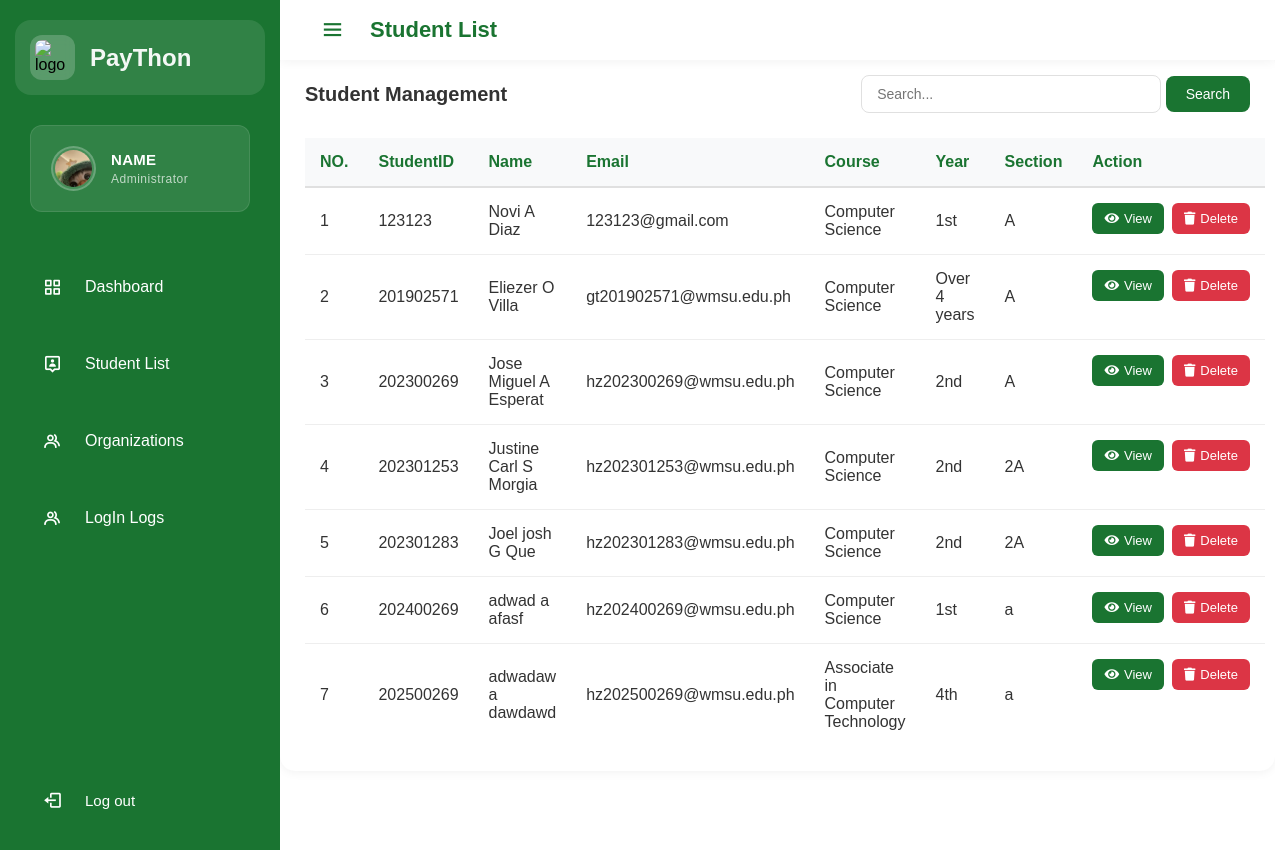
/studentlist.php, run on the app's committed database.
### tables this page shows
CREATE TABLE `account` (
  `StudentID` int(11) NOT NULL,
  `first_name` varchar(255) NOT NULL,
  `last_name` varchar(255) NOT NULL,
  `MI` varchar(11) NOT NULL,
  `WmsuEmail` varchar(255) NOT NULL,
  `Password` varchar(255) NOT NULL,
  `role` enum('student','staff','admin','') NOT NULL,
  `Course` enum('Computer Science','Information Technology','Associate in Computer Technology','Application Development') NOT NULL,
  `Year` enum('1st','2nd','3rd','4th','Over 4 years','') NOT NULL,
  `Section` varchar(255) NOT NULL,
  `isstaff` smallint(6) NOT NULL,
  `isadmin` smallint(6) NOT NULL
);

### account.class.php (called while the page is built, shortened)
<?php
require_once "database.class.php";
class Account{
    protected $db;
    function __construct() {
        $this->db = new Database();
    }
    function viewAccounts() {
        $sql = "SELECT * from account";
        $qry = $this->db->connect()->prepare($sql);
        if ($qry -> execute()){
            $data = $qry->fetchAll();
        }
        return $data;
      }
}

### database.class.php (called while the page is built, shortened)
<?php
class Database {
    function connect() {
        try {
            $this->db = new PDO("mysql:host=localhost;dbname=PMS1", "root", "");
            $this->db->setAttribute(PDO::ATTR_ERRMODE, PDO::ERRMODE_EXCEPTION);
            return $this->db;
        } catch(PDOException $e) {
            die("Database connection failed: " . $e->getMessage());
        }
    }
}
?>

### studentlist.php (the view, shortened to what this page needs)
<?php
require_once "account.class.php";
?>
<!DOCTYPE html>
<html lang="en">
<head>
    <link rel="stylesheet" href="css/navbar.css">
    <link rel="stylesheet" href="css/studentlist.css">
    <link href='https://unpkg.com/boxicons@2.0.7/css/boxicons.min.css' rel='stylesheet'>
    <link rel="stylesheet" href="https://cdnjs.cloudflare.com/ajax/libs/font-awesome/5.15.4/css/all.min.css">
</head>
<body>
    <?php include 'navbar.php'; ?>
    <section class="home-section">
        <div class="home-content">
            <div class="table-container">
                <div class="table-header">
                    <h2>Student Management</h2>
                    <div class="search-filter">
                        <form method="POST">
                            <input
                                type="text"
                                name="searchQuery"
                                id="searchBar"
                                placeholder="Search..."
                                class="search-bar"
                                value="<?= isset($_POST['searchQuery']) ? htmlspecialchars($_POST['searchQuery']) : '' ?>"
                            >
                            <button type="submit" class="search-button">Search</button>
                        </form>
                    </div>
                </div>
                <table id="studentTable" class="custom-table">
                    <thead>
                        <tr>
                            <th>NO.</th>
                            <th>StudentID</th>
                            <th>Name</th>
                            <th>Email</th>
                            <th>Course</th>
                            <th>Year</th>
                            <th>Section</th>
                            <th>Action</th>
                        </tr>
                    </thead>
                    <tbody>
                        <?php
                        $account = new Account;
                        if ($_SERVER['REQUEST_METHOD'] === 'POST' && isset($_POST['searchQuery'])) {
                            $searchQuery = trim($_POST['searchQuery']);
                            $accInfo = $account->searchAccounts($searchQuery);
                        } else {
                            $accInfo = $account->viewAccounts();
                        }
                        if (empty($accInfo)) {
                        ?>
                        <tr>
                            <td colspan="8">
                                <p class="search">No Student Information</p>
                            </td>
                        </tr>
                        <?php
                        } else {
                            $i = 1;
                            foreach ($accInfo as $arr) {
                        ?>
                        <tr>
                            <td><?= $i ?></td>
                            <td><?= htmlspecialchars($arr['StudentID']) ?></td>
                            <td><?= htmlspecialchars($arr['first_name']) . " " . htmlspecialchars($arr['MI']) . " " . htmlspecialchars($arr['last_name']) ?></td>
                            <td><?= htmlspecialchars($arr['WmsuEmail']) ?></td>
                            <td><?= htmlspecialchars($arr['Course']) ?></td>
                            <td><?= htmlspecialchars($arr['Year']) ?></td>
                            <td><?= htmlspecialchars($arr['Section']) ?></td>
                            <td class="table-actions">
                                <button class="table-btn btn-view view-status-btn" data-student-id="<?=$arr['StudentID']?>">
                                    <i class="fas fa-eye"></i> View
                                </button>
                                <form method="POST" action="delete_account.php" style="display: inline;">
                                    <button type="submit" class="table-btn btn-delete">
                                        <i class="fas fa-trash"></i> Delete
                                    </button>
                                </form>
                            </td>
                        </tr>
                        <?php
                                $i++;
                            }
                        }
                        ?>
                    </tbody>
                </table>
            </div>
        </div>
    </section>
</body>
</html>

### css/navbar.css (style rules this page uses)
* { margin: 0; padding: 0; box-sizing: border-box; font-family: 'Poppins', sans-serif; }
.home-section { position: relative; min-height: 100vh; width: calc(100% - 280px); left: 280px; transition: all 0.3s ease; }
.sidebar, .home-section, .home-section nav, .log_out { transition: all 0.3s cubic-bezier(0.4, 0, 0.2, 1); }

### css/studentlist.css (style rules this page uses)
.table-container { background: white; border-radius: 15px; padding: 25px; box-shadow: 0 2px 10px rgba(0, 0, 0, 0.05); margin-top: 50px; }
.table-header { display: flex; justify-content: space-between; align-items: center; margin-bottom: 25px; }
.table-header h2 { color: #333; font-size: 20px; font-weight: 600; }
.search-filter { display: flex; gap: 15px; }
.search-bar { padding: 10px 15px; border: 1px solid #e0e0e0; border-radius: 8px; width: 300px; font-size: 14px; transition: all 0.3s ease; }
.search-button { padding: 10px 20px; background: #1a7431; color: white; border: none; border-radius: 8px; cursor: pointer; font-size: 14px; transition: all 0.3s ease; }
.custom-table { width: 100%; border-collapse: collapse; }
.custom-table thead th { background: #f8f9fa; padding: 15px; text-align: left; font-weight: 600; color: #1a7431; border-bottom: 2px solid #e0e0e0; white-space: nowrap; }
.custom-table tbody tr { border-bottom: 1px solid #eee; transition: background-color 0.3s ease; }
.custom-table tbody tr:last-child { border-bottom: none; }
.custom-table td { padding: 15px; color: #333; }
.table-actions { display: flex; gap: 8px; white-space: nowrap; }
.table-btn { padding: 8px 12px; border: none; border-radius: 6px; font-size: 13px; cursor: pointer; display: flex; align-items: center; gap: 5px; transition: all 0.3s ease; }
.btn-view { background: #1a7431; color: white; }
.btn-delete { background: #dc3545; color: white; }

### css/staffbar.css (style rules this page uses)
* { margin: 0; padding: 0; box-sizing: border-box; font-family: 'Poppins', sans-serif; }
.home-section { position: relative; min-height: 100vh; width: calc(100% - 280px); left: 280px; transition: all 0.3s ease; }
.sidebar, .home-section, .home-section-nav, .log_out { transition: all 0.3s cubic-bezier(0.4, 0, 0.2, 1); }

### data on the page
account: StudentID "123123", first_name "Novi", MI "A", last_name "Diaz", WmsuEmail "123123@gmail.com", Course "Computer Science", Year "1st", Section "A"
account: StudentID "201902571", first_name "Eliezer", MI "O", last_name "Villa", WmsuEmail "gt201902571@wmsu.edu.ph", Course "Computer Science", Year "Over 4 years", Section "A"
account: StudentID "202300269", first_name "Jose Miguel", MI "A", last_name "Esperat", WmsuEmail "hz202300269@wmsu.edu.ph", Course "Computer Science", Year "2nd", Section "A"
account: StudentID "202301253", first_name "Justine Carl", MI "S", last_name "Morgia", WmsuEmail "hz202301253@wmsu.edu.ph", Course "Computer Science", Year "2nd", Section "2A"
account: StudentID "202301283", first_name "Joel josh", MI "G", last_name "Que", WmsuEmail "hz202301283@wmsu.edu.ph", Course "Computer Science", Year "2nd", Section "2A"
account: StudentID "202400269", first_name "adwad", MI "a", last_name "afasf", WmsuEmail "hz202400269@wmsu.edu.ph", Course "Computer Science", Year "1st", Section "a"
account: StudentID "202500269", first_name "adwadaw", MI "a", last_name "dawdawd", WmsuEmail "hz202500269@wmsu.edu.ph", Course "Associate in Computer Technology", Year "4th", Section "a"

### other printed values
$current_title "Student List"
